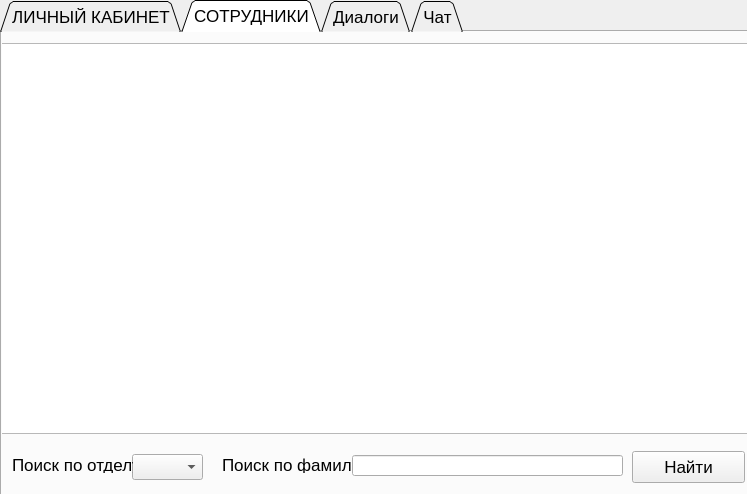
<?xml version="1.0" encoding="UTF-8"?>
<ui version="4.0">
 <class>MainWindow</class>
 <widget class="QMainWindow" name="MainWindow">
  <property name="geometry">
   <rect>
    <x>0</x>
    <y>0</y>
    <width>747</width>
    <height>494</height>
   </rect>
  </property>
  <property name="font">
   <font>
    <pointsize>13</pointsize>
   </font>
  </property>
  <property name="windowTitle">
   <string>MainWindow</string>
  </property>
  <widget class="QWidget" name="centralwidget">
   <widget class="QTabWidget" name="tabWidget">
    <property name="enabled">
     <bool>true</bool>
    </property>
    <property name="geometry">
     <rect>
      <x>0</x>
      <y>0</y>
      <width>751</width>
      <height>496</height>
     </rect>
    </property>
    <property name="focusPolicy">
     <enum>Qt::TabFocus</enum>
    </property>
    <property name="contextMenuPolicy">
     <enum>Qt::DefaultContextMenu</enum>
    </property>
    <property name="acceptDrops">
     <bool>false</bool>
    </property>
    <property name="layoutDirection">
     <enum>Qt::LeftToRight</enum>
    </property>
    <property name="autoFillBackground">
     <bool>false</bool>
    </property>
    <property name="tabPosition">
     <enum>QTabWidget::North</enum>
    </property>
    <property name="tabShape">
     <enum>QTabWidget::Triangular</enum>
    </property>
    <property name="currentIndex">
     <number>1</number>
    </property>
    <property name="iconSize">
     <size>
      <width>0</width>
      <height>20</height>
     </size>
    </property>
    <property name="elideMode">
     <enum>Qt::ElideRight</enum>
    </property>
    <property name="tabBarAutoHide">
     <bool>false</bool>
    </property>
    <widget class="QWidget" name="tab_PersonalPage">
     <attribute name="icon">
      <iconset theme="Lol">
       <normaloff>.</normaloff>.</iconset>
     </attribute>
     <attribute name="title">
      <string>ЛИЧНЫЙ КАБИНЕТ</string>
     </attribute>
     <widget class="QLabel" name="lbl_surname1">
      <property name="geometry">
       <rect>
        <x>160</x>
        <y>60</y>
        <width>91</width>
        <height>16</height>
       </rect>
      </property>
      <property name="font">
       <font>
        <family>PT Serif</family>
        <pointsize>18</pointsize>
       </font>
      </property>
      <property name="text">
       <string>Фамилия</string>
      </property>
     </widget>
     <widget class="QLabel" name="lbl_name1">
      <property name="geometry">
       <rect>
        <x>160</x>
        <y>90</y>
        <width>91</width>
        <height>16</height>
       </rect>
      </property>
      <property name="font">
       <font>
        <family>PT Serif</family>
        <pointsize>18</pointsize>
       </font>
      </property>
      <property name="text">
       <string>Имя</string>
      </property>
     </widget>
     <widget class="QLabel" name="lbl_patr1">
      <property name="geometry">
       <rect>
        <x>160</x>
        <y>120</y>
        <width>91</width>
        <height>16</height>
       </rect>
      </property>
      <property name="font">
       <font>
        <family>PT Serif</family>
        <pointsize>18</pointsize>
       </font>
      </property>
      <property name="text">
       <string>Отчество</string>
      </property>
     </widget>
     <widget class="QLabel" name="lbl_birthday1">
      <property name="geometry">
       <rect>
        <x>160</x>
        <y>385</y>
        <width>141</width>
        <height>21</height>
       </rect>
      </property>
      <property name="font">
       <font>
        <family>PT Serif</family>
        <pointsize>18</pointsize>
       </font>
      </property>
      <property name="text">
       <string>Дата рождения</string>
      </property>
     </widget>
     <widget class="QLabel" name="lbl_phone1">
      <property name="geometry">
       <rect>
        <x>160</x>
        <y>210</y>
        <width>141</width>
        <height>21</height>
       </rect>
      </property>
      <property name="font">
       <font>
        <family>PT Serif</family>
        <pointsize>18</pointsize>
       </font>
      </property>
      <property name="text">
       <string>Номер телефона</string>
      </property>
     </widget>
     <widget class="QLabel" name="lbl_email1">
      <property name="geometry">
       <rect>
        <x>160</x>
        <y>245</y>
        <width>91</width>
        <height>16</height>
       </rect>
      </property>
      <property name="font">
       <font>
        <family>PT Serif</family>
        <pointsize>18</pointsize>
       </font>
      </property>
      <property name="text">
       <string>E-mail</string>
      </property>
     </widget>
     <widget class="QLabel" name="lbl_depnum1">
      <property name="geometry">
       <rect>
        <x>280</x>
        <y>10</y>
        <width>131</width>
        <height>21</height>
       </rect>
      </property>
      <property name="font">
       <font>
        <family>PT Serif</family>
        <pointsize>18</pointsize>
       </font>
      </property>
      <property name="text">
       <string>Номер отдела</string>
      </property>
     </widget>
     <widget class="QLabel" name="lbl_patr">
      <property name="geometry">
       <rect>
        <x>290</x>
        <y>118</y>
        <width>291</width>
        <height>20</height>
       </rect>
      </property>
      <property name="font">
       <font>
        <family>PT Serif</family>
        <pointsize>18</pointsize>
        <weight>50</weight>
        <bold>false</bold>
       </font>
      </property>
      <property name="layoutDirection">
       <enum>Qt::LeftToRight</enum>
      </property>
      <property name="text">
       <string>TextLabel</string>
      </property>
      <property name="alignment">
       <set>Qt::AlignRight|Qt::AlignTrailing|Qt::AlignVCenter</set>
      </property>
     </widget>
     <widget class="QLabel" name="lbl_phone">
      <property name="geometry">
       <rect>
        <x>290</x>
        <y>210</y>
        <width>291</width>
        <height>20</height>
       </rect>
      </property>
      <property name="font">
       <font>
        <family>PT Serif</family>
        <pointsize>18</pointsize>
        <weight>50</weight>
        <bold>false</bold>
       </font>
      </property>
      <property name="layoutDirection">
       <enum>Qt::LeftToRight</enum>
      </property>
      <property name="text">
       <string>TextLabel</string>
      </property>
      <property name="alignment">
       <set>Qt::AlignRight|Qt::AlignTrailing|Qt::AlignVCenter</set>
      </property>
     </widget>
     <widget class="QLabel" name="lbl_birthday">
      <property name="geometry">
       <rect>
        <x>290</x>
        <y>385</y>
        <width>291</width>
        <height>20</height>
       </rect>
      </property>
      <property name="font">
       <font>
        <family>PT Serif</family>
        <pointsize>18</pointsize>
        <weight>50</weight>
        <bold>false</bold>
       </font>
      </property>
      <property name="layoutDirection">
       <enum>Qt::LeftToRight</enum>
      </property>
      <property name="text">
       <string>TextLabel</string>
      </property>
      <property name="alignment">
       <set>Qt::AlignRight|Qt::AlignTrailing|Qt::AlignVCenter</set>
      </property>
     </widget>
     <widget class="QLabel" name="lbl_surname">
      <property name="geometry">
       <rect>
        <x>290</x>
        <y>58</y>
        <width>291</width>
        <height>20</height>
       </rect>
      </property>
      <property name="font">
       <font>
        <family>PT Serif</family>
        <pointsize>18</pointsize>
        <weight>50</weight>
        <bold>false</bold>
       </font>
      </property>
      <property name="layoutDirection">
       <enum>Qt::LeftToRight</enum>
      </property>
      <property name="text">
       <string>TextLabel</string>
      </property>
      <property name="alignment">
       <set>Qt::AlignRight|Qt::AlignTrailing|Qt::AlignVCenter</set>
      </property>
     </widget>
     <widget class="QLabel" name="lbl_email">
      <property name="geometry">
       <rect>
        <x>290</x>
        <y>243</y>
        <width>291</width>
        <height>20</height>
       </rect>
      </property>
      <property name="font">
       <font>
        <family>PT Serif</family>
        <pointsize>18</pointsize>
        <weight>50</weight>
        <bold>false</bold>
       </font>
      </property>
      <property name="layoutDirection">
       <enum>Qt::LeftToRight</enum>
      </property>
      <property name="text">
       <string>TextLabel</string>
      </property>
      <property name="alignment">
       <set>Qt::AlignRight|Qt::AlignTrailing|Qt::AlignVCenter</set>
      </property>
     </widget>
     <widget class="QLabel" name="lbl_name">
      <property name="geometry">
       <rect>
        <x>290</x>
        <y>88</y>
        <width>291</width>
        <height>20</height>
       </rect>
      </property>
      <property name="font">
       <font>
        <family>PT Serif</family>
        <pointsize>18</pointsize>
        <weight>50</weight>
        <bold>false</bold>
       </font>
      </property>
      <property name="layoutDirection">
       <enum>Qt::LeftToRight</enum>
      </property>
      <property name="text">
       <string>TextLabel</string>
      </property>
      <property name="alignment">
       <set>Qt::AlignRight|Qt::AlignTrailing|Qt::AlignVCenter</set>
      </property>
     </widget>
     <widget class="QLabel" name="lbl_depnum">
      <property name="geometry">
       <rect>
        <x>420</x>
        <y>10</y>
        <width>131</width>
        <height>21</height>
       </rect>
      </property>
      <property name="font">
       <font>
        <family>PT Serif</family>
        <pointsize>18</pointsize>
       </font>
      </property>
      <property name="text">
       <string>1</string>
      </property>
     </widget>
    </widget>
    <widget class="QWidget" name="tab_employees">
     <attribute name="icon">
      <iconset theme="Lol">
       <normaloff>.</normaloff>.</iconset>
     </attribute>
     <attribute name="title">
      <string>СОТРУДНИКИ</string>
     </attribute>
     <widget class="QComboBox" name="cmbox_depnum">
      <property name="geometry">
       <rect>
        <x>130</x>
        <y>422</y>
        <width>71</width>
        <height>26</height>
       </rect>
      </property>
     </widget>
     <widget class="QLabel" name="label">
      <property name="geometry">
       <rect>
        <x>10</x>
        <y>425</y>
        <width>121</width>
        <height>16</height>
       </rect>
      </property>
      <property name="text">
       <string>Поиск по отделу</string>
      </property>
     </widget>
     <widget class="QPushButton" name="btn_find">
      <property name="geometry">
       <rect>
        <x>630</x>
        <y>419</y>
        <width>113</width>
        <height>32</height>
       </rect>
      </property>
      <property name="text">
       <string>Найти</string>
      </property>
     </widget>
     <widget class="QListWidget" name="listWidget">
      <property name="geometry">
       <rect>
        <x>-5</x>
        <y>11</y>
        <width>751</width>
        <height>391</height>
       </rect>
      </property>
      <property name="font">
       <font>
        <pointsize>20</pointsize>
       </font>
      </property>
      <property name="dragDropMode">
       <enum>QAbstractItemView::NoDragDrop</enum>
      </property>
      <property name="textElideMode">
       <enum>Qt::ElideRight</enum>
      </property>
      <property name="viewMode">
       <enum>QListView::ListMode</enum>
      </property>
      <property name="batchSize">
       <number>100</number>
      </property>
     </widget>
     <widget class="QLabel" name="label_2">
      <property name="geometry">
       <rect>
        <x>220</x>
        <y>425</y>
        <width>221</width>
        <height>16</height>
       </rect>
      </property>
      <property name="text">
       <string>Поиск по фамилии</string>
      </property>
     </widget>
     <widget class="QLineEdit" name="lineEdit_find">
      <property name="geometry">
       <rect>
        <x>350</x>
        <y>423</y>
        <width>271</width>
        <height>21</height>
       </rect>
      </property>
     </widget>
    </widget>
    <widget class="QWidget" name="tab_dialogs">
     <attribute name="title">
      <string>Диалоги</string>
     </attribute>
     <widget class="QListWidget" name="list_dialogs">
      <property name="geometry">
       <rect>
        <x>0</x>
        <y>10</y>
        <width>751</width>
        <height>461</height>
       </rect>
      </property>
      <property name="font">
       <font>
        <pointsize>15</pointsize>
       </font>
      </property>
      <property name="dragDropMode">
       <enum>QAbstractItemView::NoDragDrop</enum>
      </property>
      <property name="textElideMode">
       <enum>Qt::ElideRight</enum>
      </property>
      <property name="viewMode">
       <enum>QListView::ListMode</enum>
      </property>
      <property name="batchSize">
       <number>100</number>
      </property>
     </widget>
    </widget>
    <widget class="QWidget" name="tab_chat">
     <attribute name="title">
      <string>Чат</string>
     </attribute>
     <widget class="QListWidget" name="listWidget_chat">
      <property name="geometry">
       <rect>
        <x>0</x>
        <y>40</y>
        <width>741</width>
        <height>331</height>
       </rect>
      </property>
      <property name="layoutDirection">
       <enum>Qt::LeftToRight</enum>
      </property>
      <property name="textElideMode">
       <enum>Qt::ElideRight</enum>
      </property>
     </widget>
     <widget class="QTextEdit" name="txt_message">
      <property name="geometry">
       <rect>
        <x>100</x>
        <y>380</y>
        <width>511</width>
        <height>71</height>
       </rect>
      </property>
     </widget>
     <widget class="QPushButton" name="btn_send_message">
      <property name="geometry">
       <rect>
        <x>620</x>
        <y>390</y>
        <width>111</width>
        <height>51</height>
       </rect>
      </property>
      <property name="text">
       <string>Отправить</string>
      </property>
     </widget>
     <widget class="QLabel" name="lbl_FIO_chat">
      <property name="geometry">
       <rect>
        <x>30</x>
        <y>10</y>
        <width>691</width>
        <height>16</height>
       </rect>
      </property>
      <property name="text">
       <string>ФИО</string>
      </property>
     </widget>
     <widget class="QPushButton" name="btn_file">
      <property name="geometry">
       <rect>
        <x>10</x>
        <y>377</y>
        <width>81</width>
        <height>81</height>
       </rect>
      </property>
      <property name="text">
       <string>Файл</string>
      </property>
     </widget>
    </widget>
   </widget>
  </widget>
 </widget>
 <resources>
  <include location="../../Downloads/icons8-деловой-контакт-64.qrc"/>
 </resources>
 <connections/>
</ui>
